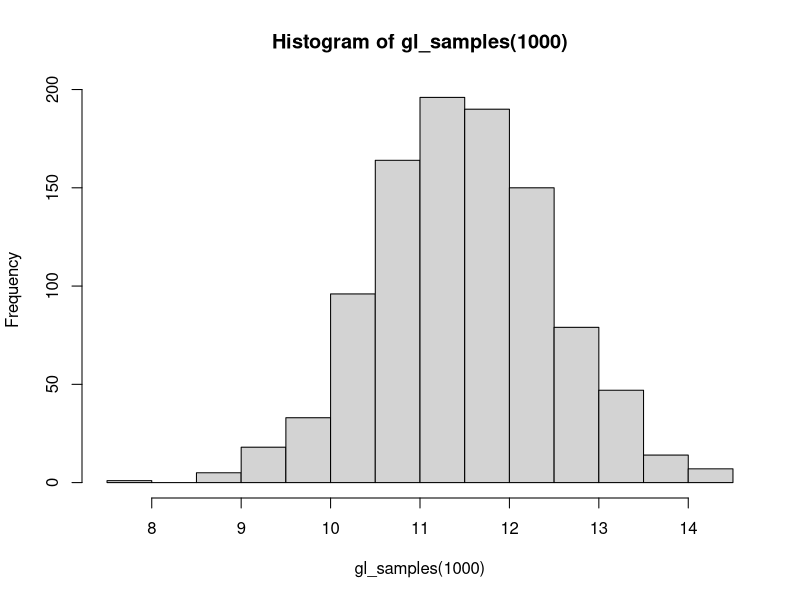

Generate this figure with R:
## ---- chunk 1
library(ggplot2)
## ---- chunk 2
gl_mean = 11.5
gl_lower = 9.8
gl_upper = 13.6
# gl_N = 3374

gl_sd = (gl_upper - gl_lower) / qnorm(0.975) / 2
## ---- chunk 3
# Prepartion for the MC
gl_samples <- function(niter) {
  return(rnorm(niter, gl_mean, gl_sd))
}

hist(gl_samples(1000))
## ---- chunk 4
niter <- 62500

df_par <- data.frame(gl = gl_samples(niter),
                     iter = 1:niter)
